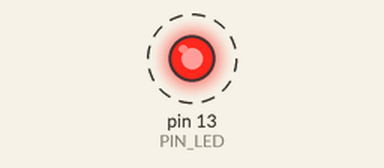
Recording of a sketch running on a simulated Arduino Uno, built with avr-gcc and run on an emulated ATmega328P. On the bench: output pins drawn as LEDs (lit = HIGH). Dashed ring = blinking. What the sketch prints to the serial monitor is not drawn.

Above: at 0.2 s.
Timing chart, 0 to 3.0 s (numbered marks = the images above):
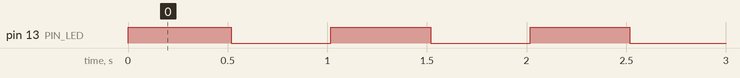

Measured:
- by itself, pin 13 (PIN_LED): alternates HIGH for 0.50 s and LOW for 0.50 s

The sketch:

Lab01_Blink.ino
```cpp
// Lab01_Blink.ino
// Parpadeo de LED en pin 13 con mensajes en Monitor Serial

const int PIN_LED = 13;  // Pin del LED
int contador = 0;        // Cuenta los parpadeos

void setup() {
  pinMode(PIN_LED, OUTPUT);   // Configurar pin como salida

  Serial.begin(9600);         // Iniciar comunicación serial
  Serial.println("=== Lab 01: Blink Iniciado ===");
  Serial.println("Formato: [#] LED -> ESTADO");
}

void loop() {
  contador++;

  // Encender LED
  digitalWrite(PIN_LED, HIGH);
  Serial.print("[");
  Serial.print(contador);
  Serial.println("] LED -> ENCENDIDO");
  delay(500);  // Esperar 500 ms

  // Apagar LED
  digitalWrite(PIN_LED, LOW);
  Serial.print("[");
  Serial.print(contador);
  Serial.println("] LED -> APAGADO");
  delay(500);  // Esperar 500 ms
}
```
